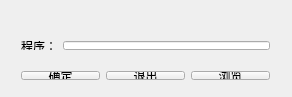
<?xml version="1.0" encoding="UTF-8"?>
<ui version="4.0">
 <class>Widget</class>
 <widget class="QWidget" name="Widget">
  <property name="enabled">
   <bool>true</bool>
  </property>
  <property name="geometry">
   <rect>
    <x>0</x>
    <y>0</y>
    <width>292</width>
    <height>97</height>
   </rect>
  </property>
  <property name="minimumSize">
   <size>
    <width>0</width>
    <height>0</height>
   </size>
  </property>
  <property name="maximumSize">
   <size>
    <width>65535</width>
    <height>65535</height>
   </size>
  </property>
  <property name="windowTitle">
   <string>Widget</string>
  </property>
  <widget class="QWidget" name="horizontalLayoutWidget_2">
   <property name="geometry">
    <rect>
     <x>10</x>
     <y>30</y>
     <width>271</width>
     <height>31</height>
    </rect>
   </property>
   <layout class="QHBoxLayout" name="horizontalLayout_2">
    <item>
     <widget class="QLabel" name="label">
      <property name="text">
       <string>程序：</string>
      </property>
     </widget>
    </item>
    <item>
     <widget class="QLineEdit" name="lineEdit"/>
    </item>
   </layout>
  </widget>
  <widget class="QWidget" name="horizontalLayoutWidget">
   <property name="geometry">
    <rect>
     <x>10</x>
     <y>60</y>
     <width>271</width>
     <height>31</height>
    </rect>
   </property>
   <layout class="QHBoxLayout" name="horizontalLayout">
    <item>
     <spacer name="horizontalSpacer">
      <property name="orientation">
       <enum>Qt::Horizontal</enum>
      </property>
      <property name="sizeHint" stdset="0">
       <size>
        <width>63</width>
        <height>20</height>
       </size>
      </property>
     </spacer>
    </item>
    <item>
     <widget class="QPushButton" name="exitButton">
      <property name="text">
       <string>确定</string>
      </property>
     </widget>
    </item>
    <item>
     <widget class="QPushButton" name="pushButton_2">
      <property name="text">
       <string>退出</string>
      </property>
     </widget>
    </item>
    <item>
     <widget class="QPushButton" name="runButton">
      <property name="text">
       <string>浏览</string>
      </property>
     </widget>
    </item>
   </layout>
  </widget>
  <widget class="QWidget" name="verticalLayoutWidget">
   <property name="geometry">
    <rect>
     <x>10</x>
     <y>10</y>
     <width>271</width>
     <height>21</height>
    </rect>
   </property>
   <layout class="QVBoxLayout" name="verticalLayout">
    <item>
     <widget class="QLabel" name="label_2">
      <property name="text">
       <string>输入你要运行的程序：</string>
      </property>
     </widget>
    </item>
   </layout>
  </widget>
 </widget>
 <layoutdefault spacing="6" margin="11"/>
 <resources/>
 <connections/>
</ui>
